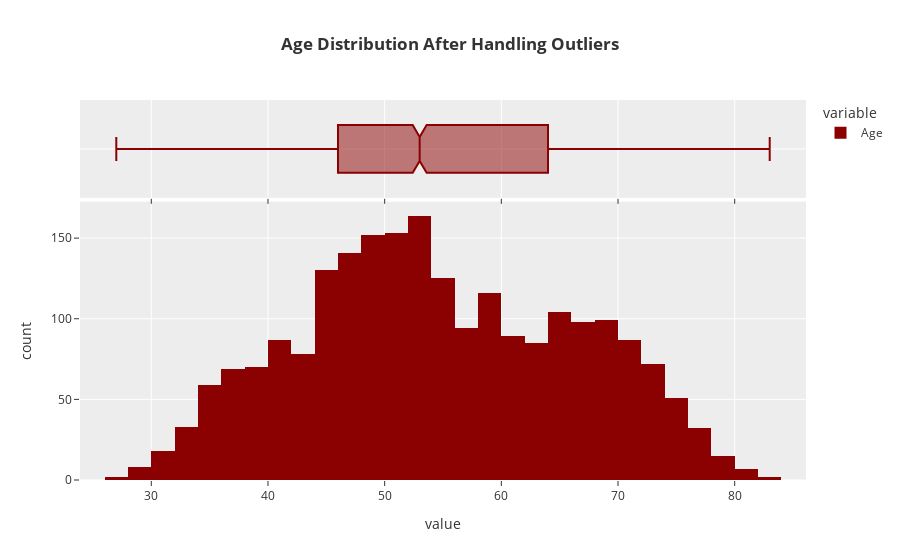

Here is the notebook cell this chart was saved with:
### Code cell
fig = px.histogram(data["Age"], marginal="box", title="<b>Age Distribution After Handling Outliers",
                   color_discrete_map={"Age":"darkred"})
fig.show()

print(f"Skewness of Age Distribution is {data['Age'].skew()}")

### Figure 1 — Plotly figure (JSON) as saved in the notebook; plotly's stock layout.template omitted (floating-point values rounded to 4 significant figures; data arrays with more than 128 entries replaced by an {"elided": "..."} marker saying what was removed)
{"data": [{"bingroup": "x", "hovertemplate": "variable=Age<br>value=%{x}<br>count=%{y}<extra></extra>", "legendgroup": "Age", "marker": {"color": "darkred", "pattern": {"shape": ""}}, "name": "Age", "orientation": "v", "showlegend": true, "type": "histogram", "x": {"elided": "2240 float values"}, "xaxis": "x", "yaxis": "y"}, {"hovertemplate": "variable=Age<br>value=%{x}<extra></extra>", "legendgroup": "Age", "marker": {"color": "darkred"}, "name": "Age", "notched": true, "showlegend": false, "type": "box", "x": {"elided": "2240 float values"}, "xaxis": "x2", "yaxis": "y2"}], "layout": {"barmode": "relative", "legend": {"title": {"text": "variable"}, "tracegroupgap": 0}, "title": {"text": "<b>Age Distribution After Handling Outliers"}, "xaxis": {"anchor": "y", "domain": [0, 1], "title": {"text": "value"}}, "xaxis2": {"anchor": "y2", "domain": [0, 1], "matches": "x", "showticklabels": false}, "yaxis": {"anchor": "x", "domain": [0, 0.7326], "title": {"text": "count"}}, "yaxis2": {"anchor": "x2", "domain": [0.7426, 1], "matches": "y2", "showline": false, "showticklabels": false, "ticks": ""}}}
